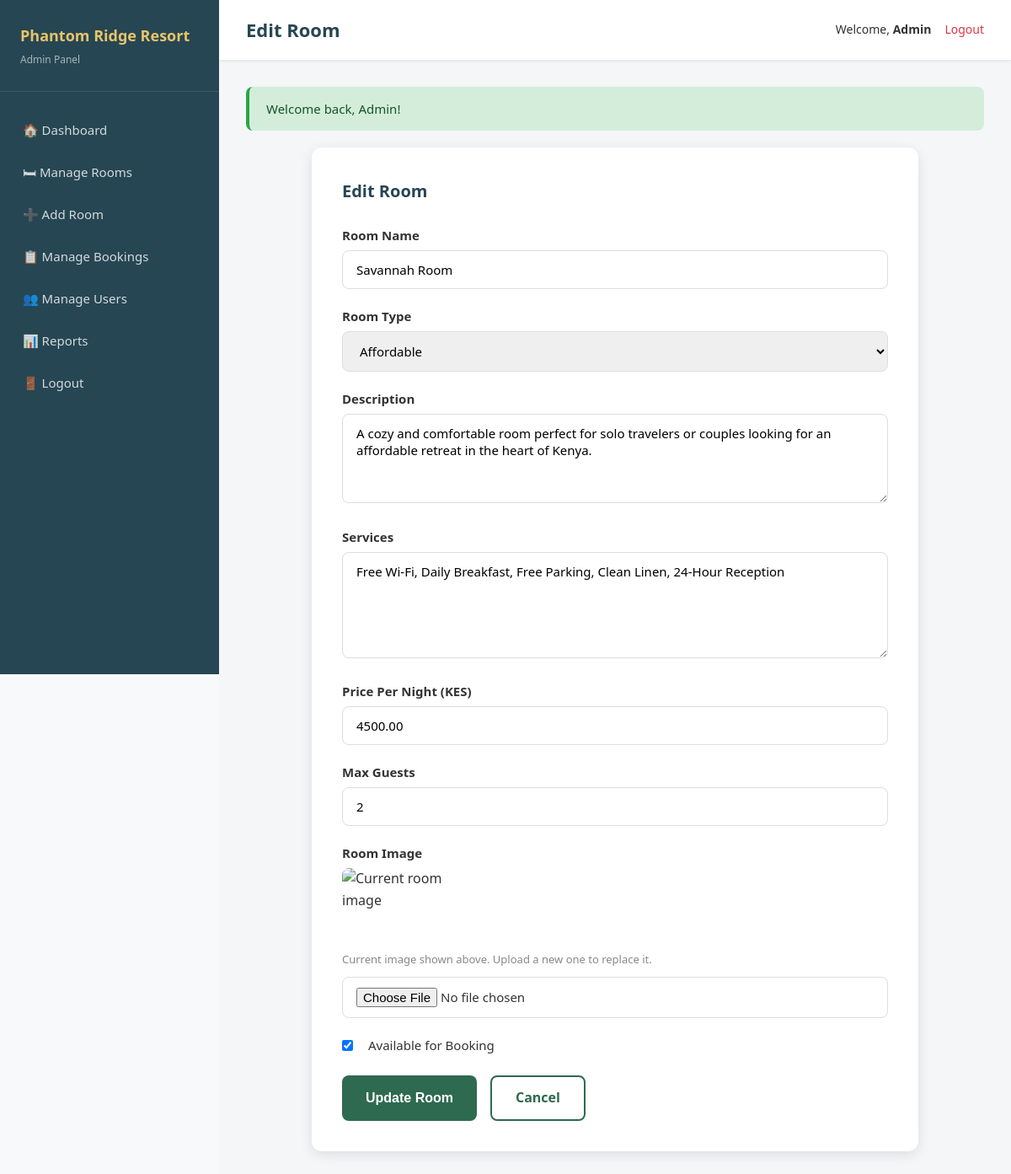
The page /admin/edit-room.php?id=1 (signed in) on the database its author committed.
### tables this page shows
CREATE TABLE rooms (
    id              INT           NOT NULL AUTO_INCREMENT,
    name            VARCHAR(150)  NOT NULL,
    type            ENUM('affordable', 'standard', 'luxury') NOT NULL,
    description     TEXT          DEFAULT NULL,
    services        TEXT          DEFAULT NULL,
    price_per_night DECIMAL(10,2) NOT NULL,
    max_guests      INT           NOT NULL,
    main_image      VARCHAR(255)  DEFAULT NULL,
    is_available    TINYINT(1)    NOT NULL DEFAULT 1,
    created_at      TIMESTAMP     NOT NULL DEFAULT CURRENT_TIMESTAMP,
    PRIMARY KEY (id)
);

### admin/edit-room.php (the view, shortened to what this page needs)
<?php
require_once '../includes/db.php';
require_once '../includes/flash.php';
require_once 'includes/admin-header.php';
$roomId = (int) $_GET['id'];
$stmt   = $conn->prepare("SELECT * FROM rooms WHERE id = ?");
$stmt->bind_param('i', $roomId);
$stmt->execute();
$room = $stmt->get_result()->fetch_assoc();
$nameVal      = $room['name'];
$typeVal      = $room['type'];
$descVal      = $room['description'];
$servicesVal  = $room['services'];
$priceVal     = $room['price_per_night'];
$maxGuestsVal = $room['max_guests'];
$isAvailable  = $room['is_available'];
$imageName    = $room['main_image'];
if (!empty($imageName) && !str_starts_with($imageName, 'http')) {
    $thumbSrc = BASE_URL . '/' . UPLOAD_PATH . htmlspecialchars($imageName);
} elseif (!empty($imageName)) {
    $thumbSrc = $imageName;
} else {
    $fallbacks = [
        'affordable' => 'https://images.unsplash.com/photo-1631049307264-da0ec9d70304?w=200&q=80',
        'standard'   => 'https://images.unsplash.com/photo-1618773928121-c32242e63f39?w=200&q=80',
        'luxury'     => 'https://images.unsplash.com/photo-1582719478250-c89cae4dc85b?w=200&q=80',
    ];
    $thumbSrc = $fallbacks[$typeVal] ?? BASE_URL . '/assets/images/placeholder.jpg';
}
?>
<div class="admin-form-card">
    <h3 style="margin-bottom:24px; font-size:20px; font-weight:700; color:#264653;">Edit Room</h3>
    <form method="POST"
          action="<?php echo BASE_URL; ?>/admin/edit-room.php?id=<?php echo $roomId; ?>"
          enctype="multipart/form-data">
        <div class="form-group">
            <label>Room Name</label>
            <input type="text" name="name"
                   value="<?php echo htmlspecialchars($nameVal); ?>" required>
        </div>
        <div class="form-group">
            <label>Room Type</label>
            <select name="type" required>
                <option value="affordable" <?php echo $typeVal === 'affordable' ? 'selected' : ''; ?>>Affordable</option>
            </select>
        </div>
        <div class="form-group">
            <label>Description</label>
            <textarea name="description" rows="4"><?php echo htmlspecialchars($descVal); ?></textarea>
        </div>
        <div class="form-group">
            <label>Services</label>
            <textarea name="services" rows="5"
                      placeholder="Enter each service on a new line or separated by commas"><?php echo htmlspecialchars($servicesVal); ?></textarea>
        </div>
        <div class="form-group">
            <label>Price Per Night (KES)</label>
            <input type="number" name="price_per_night" min="1" step="0.01"
                   value="<?php echo htmlspecialchars($priceVal); ?>" required>
        </div>
        <div class="form-group">
            <label>Max Guests</label>
            <input type="number" name="max_guests" min="1"
                   value="<?php echo htmlspecialchars($maxGuestsVal); ?>" required>
        </div>
        <div class="form-group">
            <label>Room Image</label>
            <div style="margin-bottom:10px;">
                <img src="<?php echo $thumbSrc; ?>"
                     alt="Current room image"
                     style="height:90px; width:140px; object-fit:cover; border-radius:8px; display:block; margin-bottom:8px;">
                <p style="font-size:13px; color:#888;">Current image shown above. Upload a new one to replace it.</p>
            </div>
            <input type="file" name="room_image" accept=".jpg,.jpeg,.png,.webp">
        </div>
        <div class="form-group" style="display:flex; align-items:center; gap:10px;">
            <input type="checkbox" name="is_available" id="is_available" value="1"
                   <?php echo $isAvailable ? 'checked' : ''; ?>>
            <label for="is_available" style="margin:0; font-weight:500;">Available for Booking</label>
        </div>
        <div style="display:flex; gap:16px; margin-top:24px;">
            <button type="submit" class="btn-primary">Update Room</button>
            <a href="<?php echo BASE_URL; ?>/admin/rooms.php" class="btn-outline">Cancel</a>
        </div>
    </form>
</div>
<?php require_once 'includes/admin-footer.php'; ?>

### assets/css/admin.css (style rules this page uses)
:root { --primary: #2d6a4f; --secondary: #e9c46a; --accent: #264653; --bg: #f8f9fa; --text: #333333; --card-bg: #ffffff; --radius: 12px; --shadow: 0 4px 15px rgba(0,0,0,0.1); --transition: all 0.3s ease; }
.admin-form-card { background: #ffffff; border-radius: var(--radius); box-shadow: var(--shadow); padding: 36px; max-width: 720px; margin: 0 auto; }
.admin-form-card label { display: block; margin-bottom: 6px; font-weight: 600; font-size: 15px; }
.admin-form-card input, .admin-form-card select, .admin-form-card textarea { width: 100%; padding: 12px 16px; border: 1px solid #ddd; border-radius: 8px; font-size: 15px; font-family: inherit; outline: none; }
.admin-form-card input[type="checkbox"] { width: auto; margin-right: 8px; }

### assets/css/style.css (style rules this page uses)
:root { --primary: #2d6a4f; --secondary: #e9c46a; --accent: #264653; --bg: #f8f9fa; --text: #333333; --card-bg: #ffffff; --radius: 12px; --shadow: 0 4px 15px rgba(0,0,0,0.1); --transition: all 0.3s ease; }
* { box-sizing: border-box; margin: 0; padding: 0; }
body { background-color: var(--bg); color: var(--text); font-family: "Segoe UI", Tahoma, Geneva, Verdana, sans-serif; line-height: 1.6; }
.btn-primary { display: inline-block; background: var(--primary); color: #ffffff; padding: 12px 28px; border-radius: 8px; border: none; font-size: 16px; font-weight: 600; cursor: pointer; text-decoration: none; transition: var(--transition); text-align: center; }
.btn-outline { display: inline-block; background: transparent; border: 2px solid var(--primary); color: var(--primary); padding: 12px 28px; border-radius: 8px; font-size: 16px; font-weight: 600; cursor: pointer; text-decoration: none; transition: var(--transition); text-align: center; }
.form-group { margin-bottom: 20px; }
.form-group label { display: block; margin-bottom: 6px; font-weight: 600; font-size: 15px; }
.form-group input, .form-group textarea, .form-group select { width: 100%; padding: 12px 16px; border: 1px solid #ddd; border-radius: 8px; font-size: 15px; font-family: inherit; outline: none; }

### rows shown on the page
rooms: name "Savannah Room", type "Affordable", description "A cozy and comfortable room perfect for solo travelers or couples looking for an affordable retreat in the heart of Kenya.", services "Free Wi-Fi, Daily Breakfast, Free Parking, Clean Linen, 24-Hour Reception", price_per_night "4500.00", max_guests "2", is_available "☑"

### other values the page prints
$adminPageTitle "Edit Room"
$_SESSION['user_name'] "Admin"
$flash['message'] "Welcome back, Admin!"
